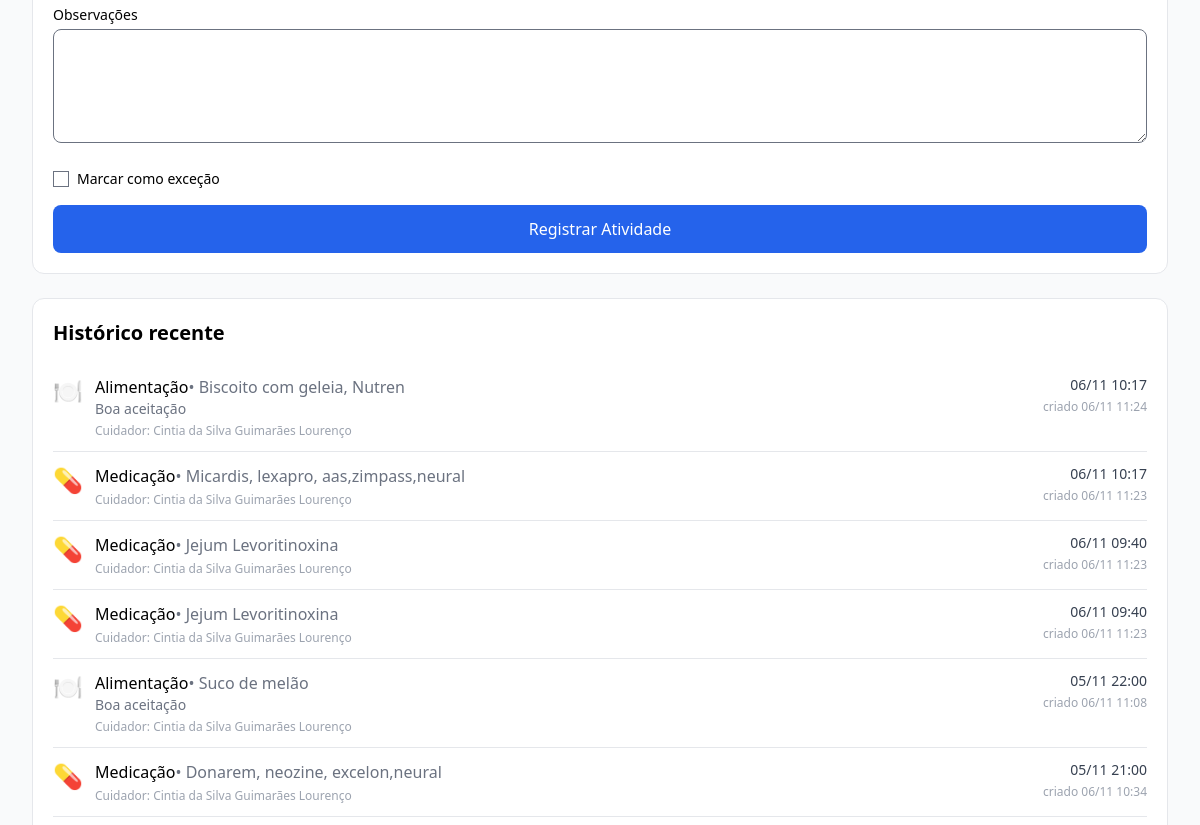
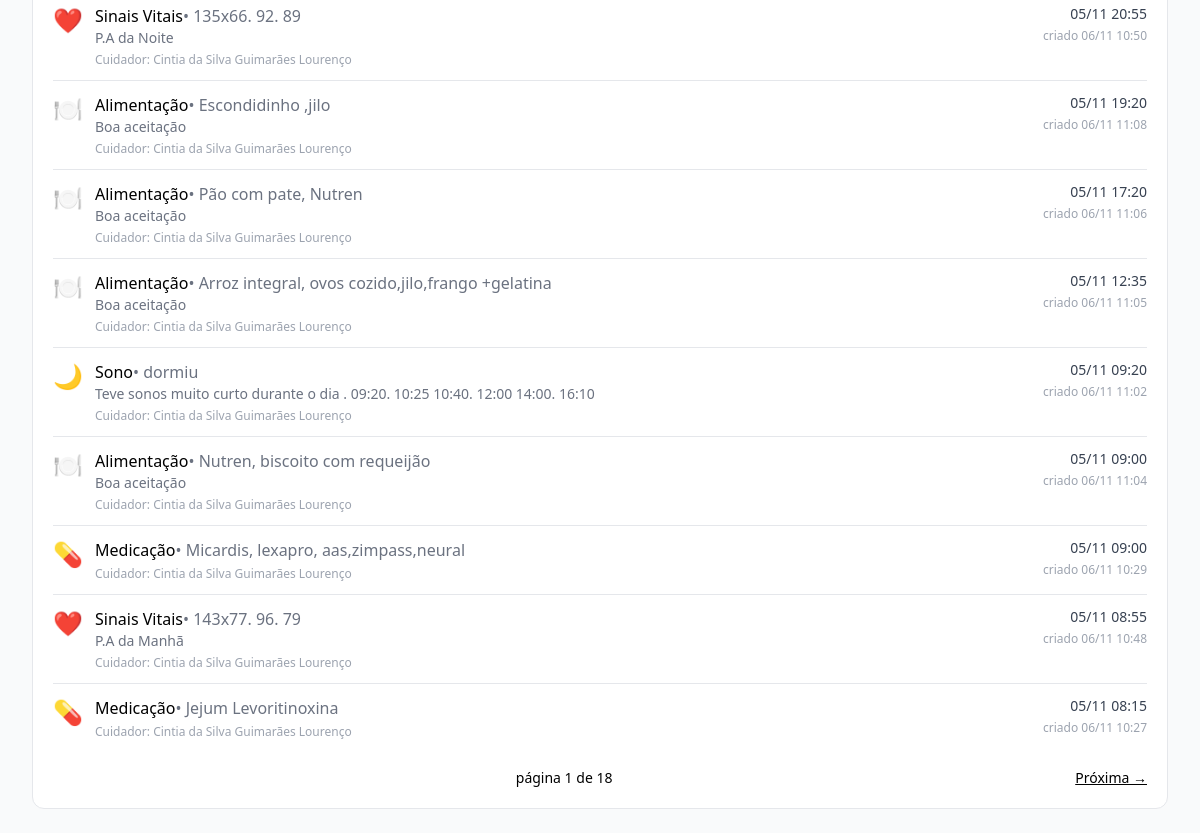
The app's page /care/records/new/ (signed in, lower part), older data (2 pictures, top to bottom).
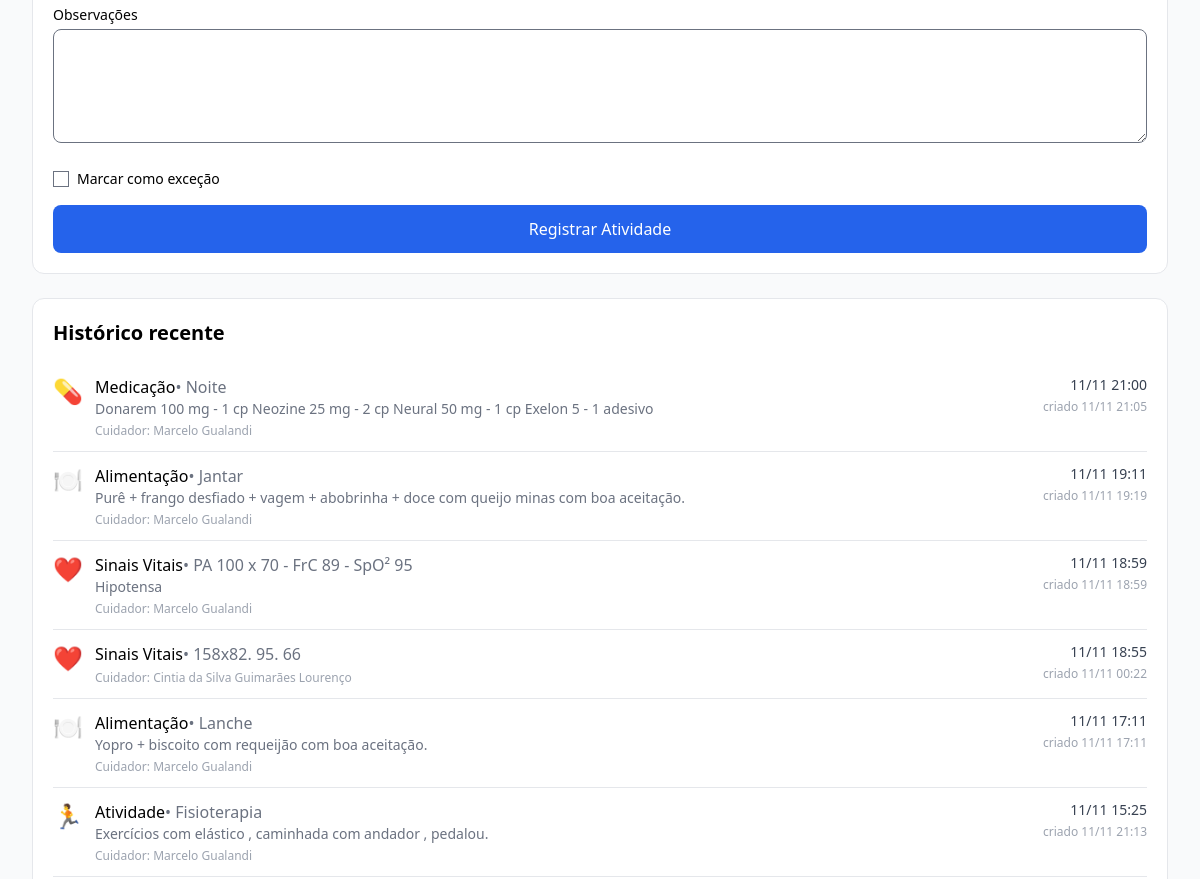
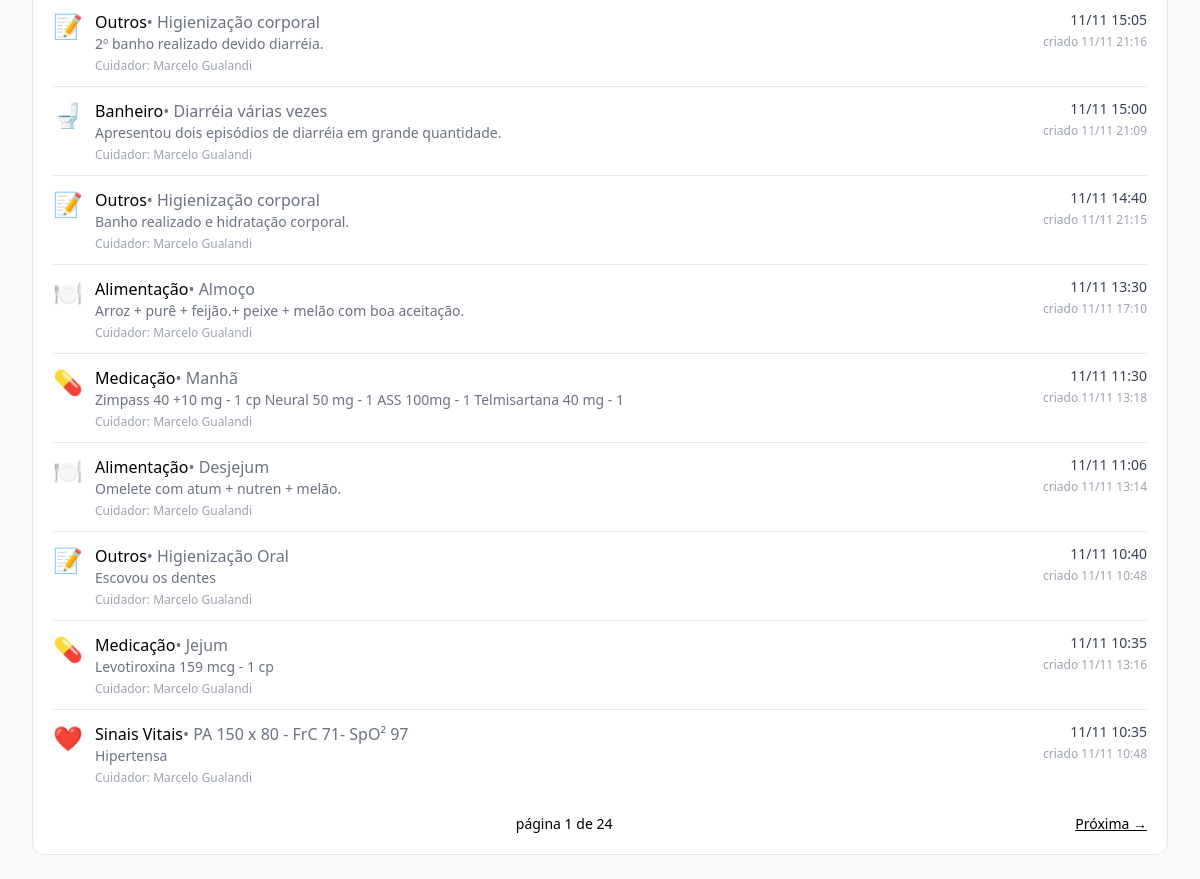
The same page, newer data (2 pictures, top to bottom).
### care/models.py (models this page shows, shortened)
class CareRecord(models.Model):
    class Type(models.TextChoices):
        MEDICATION = "medication", "Medicação"
        MEAL       = "meal",       "Alimentação"
        VITAL      = "vital",      "Sinais Vitais"
        ACTIVITY   = "activity",   "Atividade"
        PROGRESS   = "progress",   "Evolução/Regressão"
        SLEEP      = "sleep",      "Sono"
        BATHROOM   = "bathroom",   "Banheiro"
        OTHER      = "other",      "Outros"
    class Status(models.TextChoices):
        PENDING = "pending", "Pendente"
        DONE    = "done",    "Realizada"
        MISSED  = "missed", "Não realizado"
    class Recurrence(models.TextChoices):
        NONE    = "none",    "Não se repete"
        DAILY   = "daily",   "Diariamente"
        WEEKLY  = "weekly",  "Semanalmente"
        MONTHLY = "monthly", "Mensalmente"  # opcional, mas já deixamos preparado
    class ProgressTrend(models.TextChoices):
        EVOLUTION = "evolution", "Evolução"
        REGRESSION = "regression", "Regressão"
    recurrence_group = models.UUIDField(
        null=True, blank=True, db_index=True, db_column="series_id"
    )
    recurrence   = models.CharField(max_length=16, choices=Recurrence.choices, default=Recurrence.NONE)
    repeat_until = models.DateField(null=True, blank=True)
    patient     = models.ForeignKey(Patient, on_delete=models.CASCADE, related_name="records")
    caregiver   = models.CharField("Cuidador", max_length=120)
    type        = models.CharField("Tipo", max_length=20, choices=Type.choices, default=Type.MEDICATION)
    what        = models.CharField("O que", max_length=200)
    description = models.TextField("Descrição", blank=True)
    progress_trend = models.CharField(
        "Evolução ou Regressão",
        max_length=12,
        choices=ProgressTrend.choices,
        blank=True,
    )
    is_exception = models.BooleanField("É exceção", default=False, db_index=True)
    date        = models.DateField("Data", db_index=True)
    time        = models.TimeField("Hora")
    timestamp   = models.DateTimeField("Criado em", auto_now_add=True)
    created_by  = models.ForeignKey(
        User, on_delete=models.CASCADE, related_name="care_records",
        null=True, blank=True, db_index=True
    )
    status = models.CharField(
        "Status", max_length=10, choices=Status.choices,
        default=Status.PENDING, db_index=True
    )
    class Meta:
        ordering = ["-date", "-time"]
        indexes = [models.Index(fields=["patient", "date"])]
    @property
    def author_name(self) -> str:
        if self.created_by:
            profile = getattr(self.created_by, "profile", None)
            if profile and profile.full_name:
                return profile.full_name
        return self.caregiver or ""

### accounts/models.py (models this page shows, shortened)
class Profile(models.Model):
    ROLE_CHOICES = [
        ("PATIENT", "Paciente"),
        ("FAMILY",  "Familiar"),
        ("DOCTOR",  "Médico"),
        ("ADMIN",   "Admin"),
    ]
    user = models.OneToOneField(User, on_delete=models.CASCADE, related_name="profile")
    role = models.CharField(max_length=10, choices=ROLE_CHOICES, default="FAMILY")
    full_name  = models.CharField("Nome completo", max_length=150, blank=True)
    birth_date = models.DateField("Data de nascimento", null=True, blank=True)
    cpf = models.CharField("CPF", max_length=11, unique=True, null=True, blank=True)

### care/views.py (the view, shortened to what this page needs)
# urls.py: path("records/new/",                     RecordCreate.as_view(),      name="record-create"),
class RecordCreate(OwnObjectsMixin, CreateView):
    model = CareRecord
    form_class = CareRecordForm
    template_name = "care/record_quick.html"
    def _selected_category(self):
        cat = self.request.GET.get("category") or self.request.POST.get("type")
        return cat if cat in dict(CareRecord.Type.choices) else CareRecord.Type.MEDICATION
    def get_initial(self):
        initial = super().get_initial().copy()
        initial.setdefault("date", timezone.localdate())
        initial.setdefault("time", timezone.localtime().strftime("%H:%M"))
        initial.setdefault("type", self._selected_category())
        date_q = (self.request.GET.get("date") or "").strip()
        time_q = (self.request.GET.get("time") or "").strip()
        if time_q:
            try:
                datetime.strptime(time_q, "%H:%M")
                initial["time"] = time_q
            except Exception:
                pass
        grp = getattr(self.request.user, "group_membership", None)
        if grp and getattr(grp, "group", None) and getattr(grp.group, "patient_id", None):
            initial.setdefault("patient", grp.group.patient_id)
        return initial
    def get_context_data(self, **kwargs):
        ctx = super().get_context_data(**kwargs)
        selected = self._selected_category()
        ctx["selected_category"] = selected
        try:
            type_enum = getattr(CareRecord, "Type", None)
            cats = list(type_enum.choices) if type_enum and getattr(type_enum, "choices", None) else None
        except Exception:
            cats = None
        if not cats:
            cats = CATEGORY_CHOICES_UI
        ctx["categories"] = cats
        gm = user_group(self.request.user)
        patient = gm.group.patient if (gm and getattr(gm, "group", None)) else None
        ctx["current_patient"] = patient
        if patient:
            recent_qs = (CareRecord.objects
                         .filter(patient=patient)
                         .select_related("patient")
                         .order_by("-date", "-time"))
            ctx["recent"] = Paginator(recent_qs, 15).get_page(self.request.GET.get("page"))
        else:
            ctx["recent"] = None
        return ctx
    def get_form(self, form_class=None):
        form = super().get_form(form_class)
        grp = getattr(self.request.user, "group_membership", None)
        if grp and getattr(grp, "group", None) and getattr(grp.group, "patient_id", None):
            pid = grp.group.patient_id
            form.fields["patient"].queryset = Patient.objects.filter(pk=pid)
            form.fields["patient"].initial = pid
        else:
            form.fields["patient"].queryset = Patient.objects.none()
        form.fields["patient"].widget = forms.HiddenInput()
        if "type" in form.fields:
            form.fields["type"].widget = forms.HiddenInput()
            form.initial["type"] = self._selected_category()
        return form

### care/context_processors.py (called while the page is built)
def current_group(request):
    if not request.user.is_authenticated:
        return {"current_group": None, "current_group_membership": None}
    try:
        gm = GroupMembership.objects.select_related("group").get(user=request.user)
        return {"current_group": gm.group, "current_group_membership": gm}
    except GroupMembership.DoesNotExist:
        return {"current_group": None, "current_group_membership": None}

### care/views.py (called while the page is built)
def user_group(user):
    try:
        return user.group_membership
    except GroupMembership.DoesNotExist:
        return None

### templates/care/record_quick.html (shortened to what this page needs)
{% extends "base.html" %}
{% load static %}
{% block content %}
  {% url 'care:record-create' as new_url %}
<div class="bg-white border rounded-xl p-5">
  <form method="post" class="space-y-4" id="record-form">
    <div>
      <label class="block text-sm mb-1">Observações</label>
      {{ form.description }}
    </div>
    <div class="flex items-center gap-2 pt-1">
      {{ form.is_exception }}
      <label for="{{ form.is_exception.id_for_label }}" class="text-sm">Marcar como exceção</label>
    </div>
    <button class="w-full bg-blue-600 text-white rounded-lg py-3 font-medium hover:bg-blue-700">
      Registrar Atividade
    </button>
  </form>
</div>
<div id="history" class="bg-white border rounded-xl p-5 mt-6">
  <h2 class="text-xl font-semibold mb-4">Histórico recente</h2>
  {% if recent and recent.paginator.count %}
    <ol class="divide-y">
      {% for r in recent %}
        <li class="py-3 flex items-start justify-between gap-6">
          <div class="flex items-start gap-3">
            <span class="text-2xl">
              {% if r.type == 'medication' %}💊{% elif r.type == 'sleep' %}🌙
              {% elif r.type == 'meal' %}🍽️{% elif r.type == 'bathroom' %}🚽
              {% elif r.type == 'activity' %}🏃{% elif r.type == 'vital' %}❤️
              {% elif r.type == 'progress' %}📈{% else %}📝{% endif %}
            </span>
            <div>
              <div class="flex flex-wrap items-center gap-2">
                <div class="font-medium">
                  {{ r.get_type_display }}{% if r.what %}<span class="text-gray-500">• {{ r.what }}</span>{% endif %}
                </div>
              </div>
              {% if r.description %}<div class="text-gray-500 text-sm line-clamp-2">{{ r.description }}</div>{% endif %}
              {% if r.author_name %}<div class="text-xs text-gray-400 mt-1">Cuidador: {{ r.author_name }}</div>{% endif %}
            </div>
          </div>
          <div class="text-right shrink-0">
            <div class="text-sm text-gray-700">{{ r.date|date:'d/m' }} {{ r.time|time:'H:i' }}</div>
            {% if r.timestamp %}<div class="text-xs text-gray-400 mt-1">criado {{ r.timestamp|date:'d/m H:i' }}</div>{% endif %}
          </div>
        </li>
      {% endfor %}
    </ol>
    <div class="mt-4 flex items-center justify-between text-sm">
      <div>página {{ recent.number }} de {{ recent.paginator.num_pages }}</div>
      <div>{% if recent.has_next %}<a class="underline" href="?page={{ recent.next_page_number }}">Próxima →</a>{% endif %}</div>
    </div>
  {% else %}
    <p class="text-gray-500">Nenhum registro ainda.</p>
  {% endif %}
</div>
{% endblock %}

Row changes from the older to the newer data that the page shows:
no longer on this page (row unchanged): CareRecord: type "Alimentação", what "Biscoito com geleia, Nutren", description "Boa aceitação", author_name "Cintia da Silva Guimarães Lourenço", date "06/11", time "10:17", timestamp "06/11 11:24"
no longer on this page (row unchanged): CareRecord: type "Medicação", what "Micardis, lexapro, aas,zimpass,neural", author_name "Cintia da Silva Guimarães Lourenço", date "06/11", time "10:17", timestamp "06/11 11:23"
no longer on this page (row unchanged): CareRecord: type "Medicação", what "Jejum Levoritinoxina", author_name "Cintia da Silva Guimarães Lourenço", date "06/11", time "09:40", timestamp "06/11 11:23"
no longer on this page (row unchanged): CareRecord: type "Medicação", what "Jejum Levoritinoxina", author_name "Cintia da Silva Guimarães Lourenço", date "06/11", time "09:40", timestamp "06/11 11:23"
no longer on this page (row unchanged): CareRecord: type "Alimentação", what "Suco de melão", description "Boa aceitação", author_name "Cintia da Silva Guimarães Lourenço", date "05/11", time "22:00", timestamp "06/11 11:08"
no longer on this page (row unchanged): CareRecord: type "Medicação", what "Donarem, neozine, excelon,neural", author_name "Cintia da Silva Guimarães Lourenço", date "05/11", time "21:00", timestamp "06/11 10:34"
no longer on this page (row unchanged): CareRecord: type "Sinais Vitais", what "135x66. 92. 89", description "P.A da Noite", author_name "Cintia da Silva Guimarães Lourenço", date "05/11", time "20:55", timestamp "06/11 10:50"
no longer on this page (row unchanged): CareRecord: type "Alimentação", what "Escondidinho ,jilo", description "Boa aceitação", author_name "Cintia da Silva Guimarães Lourenço", date "05/11", time "19:20", timestamp "06/11 11:08"
no longer on this page (row unchanged): CareRecord: type "Alimentação", what "Pão com pate, Nutren", description "Boa aceitação", author_name "Cintia da Silva Guimarães Lourenço", date "05/11", time "17:20", timestamp "06/11 11:06"
no longer on this page (row unchanged): CareRecord: type "Alimentação", what "Arroz integral, ovos cozido,jilo,frango +gelatina", description "Boa aceitação", author_name "Cintia da Silva Guimarães Lourenço", date "05/11", time "12:35", timestamp "06/11 11:05"
no longer on this page (row unchanged): CareRecord: type "Sono", what "dormiu", description "Teve sonos muito curto durante o dia . 09:20. 10:25 10:40. 12:00 14:00. 16:10", author_name "Cintia da Silva Guimarães Lourenço", date "05/11", time "09:20", timestamp "06/11 11:02"
no longer on this page (row unchanged): CareRecord: type "Alimentação", what "Nutren, biscoito com requeijão", description "Boa aceitação", author_name "Cintia da Silva Guimarães Lourenço", date "05/11", time "09:00", timestamp "06/11 11:04"
no longer on this page (row unchanged): CareRecord: type "Medicação", what "Micardis, lexapro, aas,zimpass,neural", author_name "Cintia da Silva Guimarães Lourenço", date "05/11", time "09:00", timestamp "06/11 10:29"
no longer on this page (row unchanged): CareRecord: type "Sinais Vitais", what "143x77. 96. 79", description "P.A da Manhã", author_name "Cintia da Silva Guimarães Lourenço", date "05/11", time "08:55", timestamp "06/11 10:48"
no longer on this page (row unchanged): CareRecord: type "Medicação", what "Jejum Levoritinoxina", author_name "Cintia da Silva Guimarães Lourenço", date "05/11", time "08:15", timestamp "06/11 10:27"
added CareRecord: type "Medicação", what "Noite", description "Donarem 100 mg - 1 cp Neozine 25 mg - 2 cp Neural 50 mg - 1 cp Exelon 5 - 1 adesivo", author_name "Marcelo Gualandi", date "11/11", time "21:00", timestamp "11/11 21:05"
added CareRecord: type "Alimentação", what "Jantar", description "Purê + frango desfiado + vagem + abobrinha + doce com queijo minas com boa aceitação.", author_name "Marcelo Gualandi", date "11/11", time "19:11", timestamp "11/11 19:19"
added CareRecord: type "Sinais Vitais", what "PA 100 x 70 - FrC 89 - SpO² 95", description "Hipotensa", author_name "Marcelo Gualandi", date "11/11", time "18:59", timestamp "11/11 18:59"
added CareRecord: type "Sinais Vitais", what "158x82. 95. 66", author_name "Cintia da Silva Guimarães Lourenço", date "11/11", time "18:55", timestamp "11/11 00:22"
added CareRecord: type "Alimentação", what "Lanche", description "Yopro + biscoito com requeijão com boa aceitação.", author_name "Marcelo Gualandi", date "11/11", time "17:11", timestamp "11/11 17:11"
added CareRecord: type "Atividade", what "Fisioterapia", description "Exercícios com elástico , caminhada com andador , pedalou.", author_name "Marcelo Gualandi", date "11/11", time "15:25", timestamp "11/11 21:13"
added CareRecord: type "Outros", what "Higienização corporal", description "2º banho realizado devido diarréia.", author_name "Marcelo Gualandi", date "11/11", time "15:05", timestamp "11/11 21:16"
added CareRecord: type "Banheiro", what "Diarréia várias vezes", description "Apresentou dois episódios de diarréia em grande quantidade.", author_name "Marcelo Gualandi", date "11/11", time "15:00", timestamp "11/11 21:09"
added CareRecord: type "Outros", what "Higienização corporal", description "Banho realizado e hidratação corporal.", author_name "Marcelo Gualandi", date "11/11", time "14:40", timestamp "11/11 21:15"
added CareRecord: type "Alimentação", what "Almoço", description "Arroz + purê + feijão.+ peixe + melão com boa aceitação.", author_name "Marcelo Gualandi", date "11/11", time "13:30", timestamp "11/11 17:10"
added CareRecord: type "Medicação", what "Manhã", description "Zimpass 40 +10 mg - 1 cp Neural 50 mg - 1 ASS 100mg - 1 Telmisartana 40 mg - 1", author_name "Marcelo Gualandi", date "11/11", time "11:30", timestamp "11/11 13:18"
added CareRecord: type "Alimentação", what "Desjejum", description "Omelete com atum + nutren + melão.", author_name "Marcelo Gualandi", date "11/11", time "11:06", timestamp "11/11 13:14"
added CareRecord: type "Outros", what "Higienização Oral", description "Escovou os dentes", author_name "Marcelo Gualandi", date "11/11", time "10:40", timestamp "11/11 10:48"
added CareRecord: type "Medicação", what "Jejum", description "Levotiroxina 159 mcg - 1 cp", author_name "Marcelo Gualandi", date "11/11", time "10:35", timestamp "11/11 13:16"
added CareRecord: type "Sinais Vitais", what "PA 150 x 80 - FrC 71- SpO² 97", description "Hipertensa", author_name "Marcelo Gualandi", date "11/11", time "10:35", timestamp "11/11 10:48"
Text that changed along with them:
{{ recent.paginator.num_pages }}: "18" → "24"
